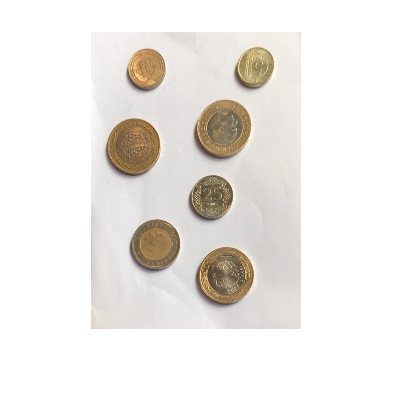
%> input picture perspektif/images/erdempers.png, 394 x 410 px
$ octave counting.m   (GNU Octave 9; MATLAB toolbox functions it lacks are replaced by stand-ins)
%> lines starting %> are read from the running program, lines starting %| are printed output that depends on the picture; in (x1, y1, x2, y2) boxes, pixels count from 0 and x2, y2 are one past the last pixel; in counts of white or black regions, pixels touching at a corner belong together; the program's own positions count from 1
clc;
clear all;
imageorj=imread('C:\Users\Asus\Desktop\çalýþan\sunum\perspektif\images\erdempers.png'); %Resmimizi okuyoruz.
%> imageorj is the input picture: size 410x394x3 uint8; mean R, G, B 237.1, 234, 230.2
figure(1),imshow(imageorj);

image=rgb2gray(imageorj); %Resmimizi gri tona çeviriyoruz. (2-Boyut)
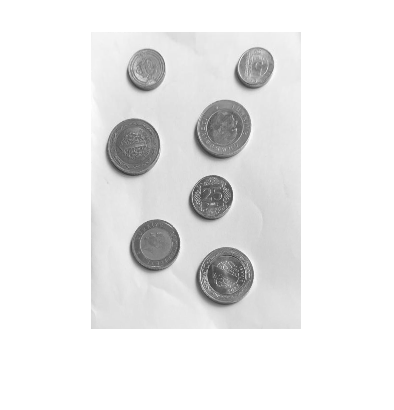
%> image: size 410x394 uint8; min 55, max 255, mean 234.5
level=graythresh(image);
%> level = 0.722
bw=im2bw(image,level);
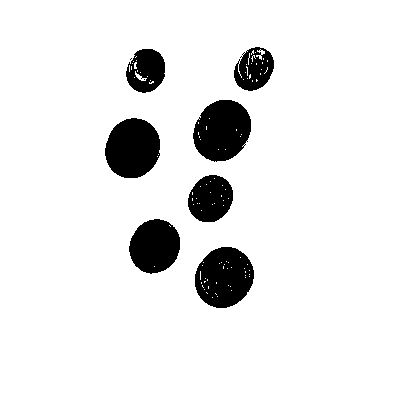
%> bw: size 410x394 logical; 91.2% white; 9 black regions (2 under 20 px), largest, box (x1, y1, x2, y2) and area: (193, 100, 251, 162) 2729, (195, 247, 254, 308) 2725, (105, 118, 160, 178) 2598
figure(2),imshow(bw);

bw=imcomplement(bw); %Resmi negatiflik ekliyoruz.
figure(3),imshow(bw)
bw=imfill(bw,'holes');%Resimde çukur diye nitelendirilen yerleri dolduruyoruz.
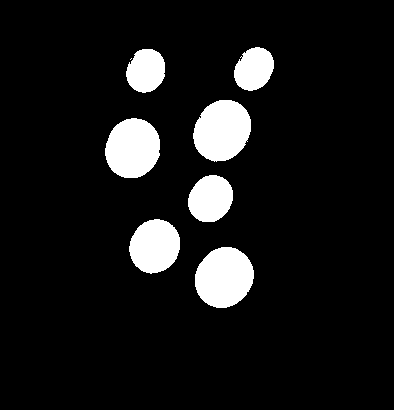
%> bw: size 410x394 logical; 9% white; 8 white regions (1 under 20 px), largest, box (x1, y1, x2, y2) and area: (195, 247, 254, 308) 2782, (193, 100, 251, 162) 2752, (105, 118, 160, 178) 2600
bw = bwareaopen(bw,30);%30px den daha az sayýda olan nesneler kaldýrýlýyor.
figure(4),imshow(bw);

se=strel('disk',11); %Yarýçapý 11px olan disk biçiminde yapýsal element oluþturuyoruz.
bw2=imerode(bw,se); %Birlesik madeni paralarin ayrilmasi saglaniyor.
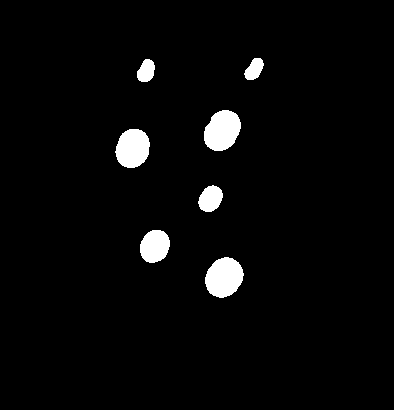
%> bw2: size 410x394 logical; 3.3% white; 7 white regions, largest, box (x1, y1, x2, y2) and area: (205, 257, 244, 298) 1183, (204, 110, 241, 151) 1145, (115, 129, 150, 168) 1059
figure(5),imshow(bw2);

[B,L] = bwboundaries(bw2);  % length(B) ile para adetini ogrendik ve etiket atadik
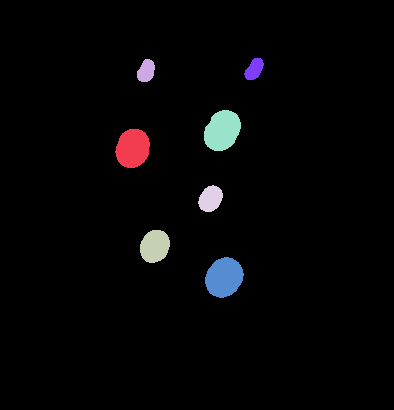
%> L: size 410x394 double; 8 distinct labels, from 0 to 7; one colour per label, 0 black
%> B = 7 boundaries; box (x1, y1, x2, y2) and points: (204, 110, 241, 151) 110, (205, 257, 244, 298) 110, (115, 129, 150, 168) 106, (140, 230, 170, 263) 89, (198, 185, 223, 212) 71, (137, 59, 155, 82) 58, (244, 58, 264, 80) 57
stats = regionprops(bw2, 'Area','Centroid');
%> stats = 7 regions; Area and Centroid: 1183 [224.7 278], 1145 [222.9 131.2], 1059 [133.3 149], 777 [155.4 246.8], 490 [211.1 199.4], 310 [146.8 71.6], 291 [254.9 69.9]
figure(6),imshow(imageorj);
    toplam = 0;
    for n=1:length(B)
        a=stats(n).Area;  % Her paranýn alanýný öðrendik. Boyutlara göre hesaplama yaptýk.
        centroid=stats(n).Centroid;
            if a >780 &&  a < 1150
                 toplam = toplam + 1;
                 text(centroid(1),centroid(2),'1TL');
            elseif a >600 &&  a < 779
                toplam = toplam + 0.5;
                text(centroid(1),centroid(2),'50Kr');
            elseif a > 330 &&  a < 559
                toplam = toplam + 0.25;
                text(centroid(1),centroid(2),'25Kr');
            elseif a > 275 &&  a < 329
                toplam = toplam + 0.10;
                text(centroid(1),centroid(2),'10Kr');
            elseif a<274
                 toplam = toplam + 0.05;
                 text(centroid(1),centroid(2),'5Kr');
            else
                 text(centroid(1),centroid(2),'tanýmsýz')
        end
    end
%> this loop made 7 passes
%> (a, centroid, toplam) on passes 1, 2, 3, 4, 5, 7: (1059, [133.3 149], 1), (310, [146.8 71.62], 1.1), (777, [155.4 246.8], 1.6), (490, [211.1 199.4], 1.85), (1145, [222.9 131.2], 2.85), (291, [254.9 69.85], 2.95)
%> (a, centroid) on pass 6: (1183, [224.7 278])

     title(['Toplam para miktari = ',num2str(toplam),' TL'])
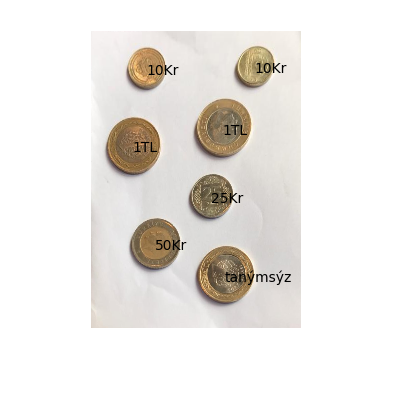
%> figure redrawn from the program's plot data; its title reads 'Toplam para miktari = 2.95 TL'

$ run again, with perspektif/images/berkpers.png copied over perspektif/images/erdempers.png
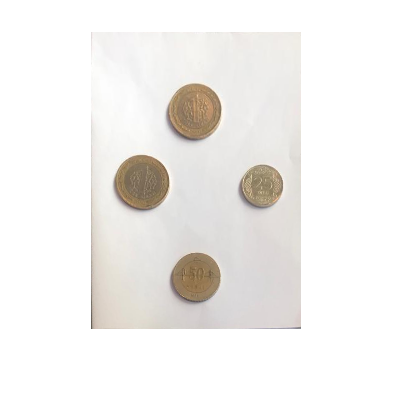
%> input picture perspektif/images/berkpers.png, 394 x 410 px
%> imageorj is the input picture: size 410x394x3 uint8; mean R, G, B 241.6, 239.7, 237.3
%> level = 0.745
%> `bw2=imerode(bw,se);`:
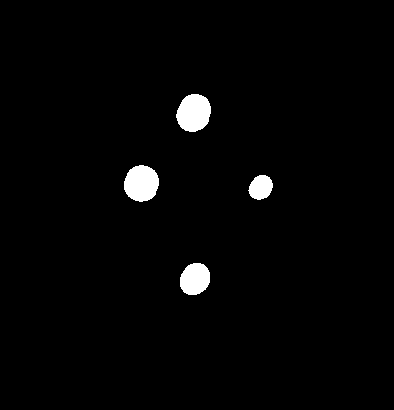
%> bw2: size 410x394 logical; 2% white; 4 white regions, box (x1, y1, x2, y2) and area: (176, 94, 211, 132) 1027, (124, 165, 159, 202) 1008, (180, 263, 210, 295) 768, (248, 175, 273, 200) 462
%> L: size 410x394 double; 5 distinct labels, from 0 to 4
%> B = 4 boundaries; box (x1, y1, x2, y2) and points: (124, 165, 159, 202) 103, (176, 94, 211, 132) 103, (180, 263, 210, 295) 89, (248, 175, 273, 200) 69
%> stats = 4 regions; Area and Centroid: 1027 [194.4 113.5], 1008 [142 184], 768 [195.5 279.6], 462 [261.4 188]
%> the loop `for n=1:length(B)` made 4 passes
%> (a, centroid, toplam) on passes 1 to 4: (1008, [142 184], 1), (1027, [194.4 113.5], 2), (768, [195.5 279.6], 2.5), (462, [261.4 188], 2.75)
%> `title(['Toplam para miktari = ',num2str(toplam),' TL'])`:
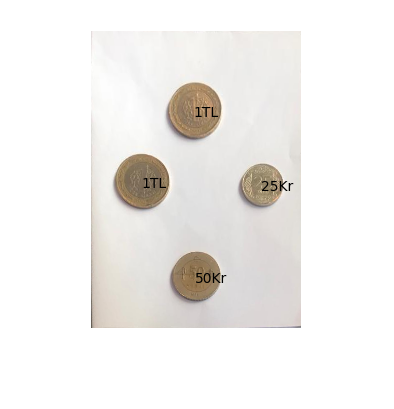
%> figure redrawn from the program's plot data; its title reads 'Toplam para miktari = 2.75 TL'

$ run again, with perspektif/images/denedene.png copied over perspektif/images/erdempers.png
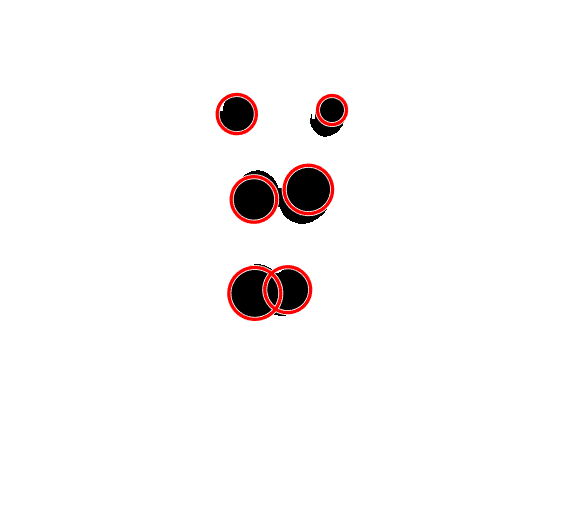
%> input picture perspektif/images/denedene.png, 578 x 524 px
%> imageorj is the input picture: size 524x578x3 uint8; mean R, G, B 248.7, 246.4, 246.4
%> level = 0.529
%> `bw2=imerode(bw,se);`:
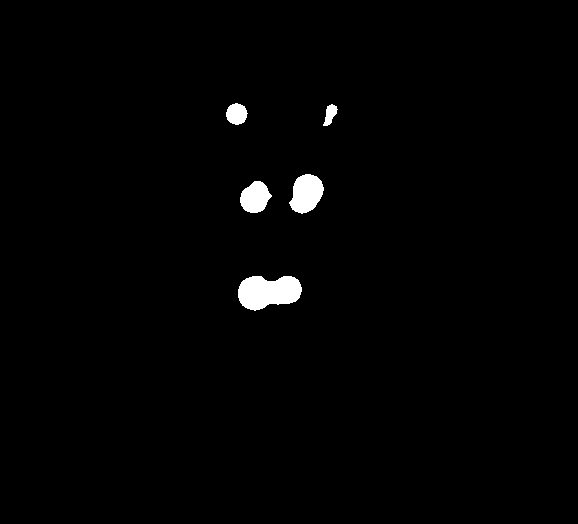
%> bw2: size 524x578 logical; 1.3% white; 5 white regions, box (x1, y1, x2, y2) and area: (238, 276, 302, 311) 1680, (289, 174, 324, 214) 985, (240, 181, 272, 213) 722, (226, 103, 248, 125) 360, (323, 104, 338, 126) 185
%> L: size 524x578 double; 6 distinct labels, from 0 to 5
%> B = 5 boundaries; box (x1, y1, x2, y2) and points: (238, 276, 302, 311) 155, (289, 174, 324, 214) 104, (240, 181, 272, 213) 85, (226, 103, 248, 125) 61, (323, 104, 338, 126) 53
%> stats = 5 regions; Area and Centroid: 1680 [269 292.5], 985 [307.1 194.1], 722 [255.8 198.1], 360 [237.2 114.6], 185 [330.8 115]
%> the loop `for n=1:length(B)` made 5 passes
%> (a, centroid, toplam) on passes 1, 3, 4, 5: (360, [237.2 114.6], 0.25), (722, [255.8 198.1], 0.75), (985, [307.1 194.1], 1.75), (185, [330.8 115], 1.8)
%> `title(['Toplam para miktari = ',num2str(toplam),' TL'])`:
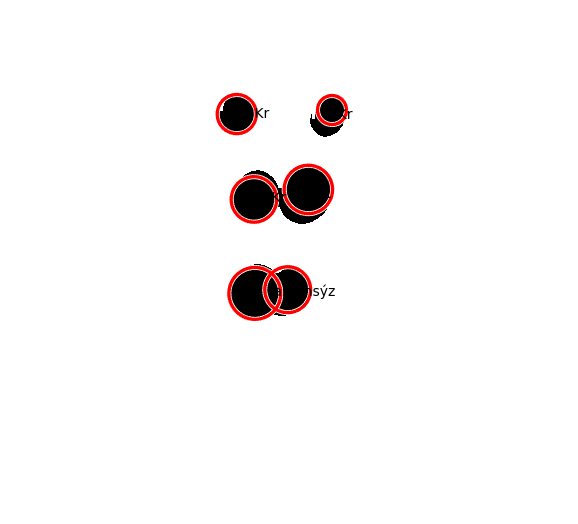
%> figure redrawn from the program's plot data; its title reads 'Toplam para miktari = 1.8 TL'
